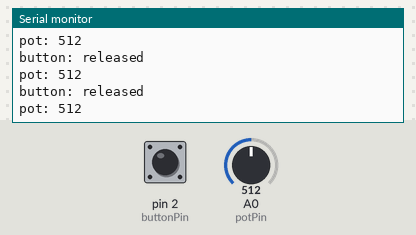
A sketch run on a simulated Arduino Uno, built with avr-gcc and run on an emulated ATmega328P. On the bench: the last lines printed to the serial monitor. The test bench sets the inputs (shaded band); at power-on: pin 2 (buttonPin) LOW, A0 (potPin) = 512.

Above: at 1.2 s.
1.3 s: pin 2 (buttonPin) pulled HIGH for 0.15 s
2.9 s: A0 (potPin) set to 716
At 3.0 s:
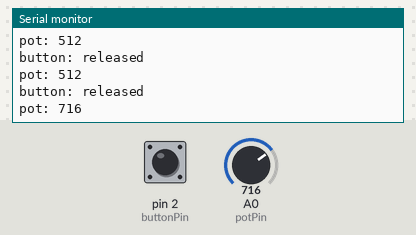
4.4 s: A0 (potPin) set to 900
At 4.4 s:
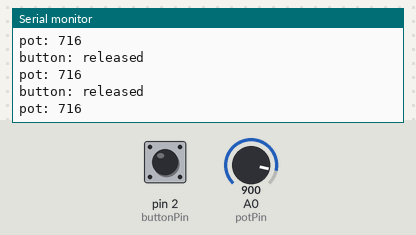
Timing chart, 0 to 7.4 s (numbered marks = the images above; inputs shaded):
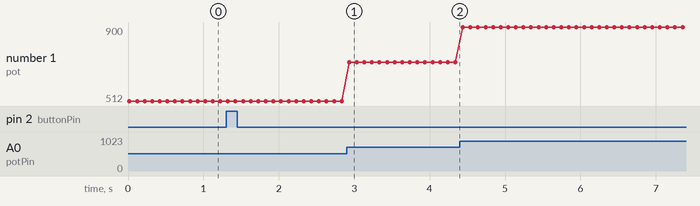

The sketch:

potinvaders.ino
```cpp
byte potPin = 0;
byte buttonPin = 2;
byte buttonState;

void setup() {
  Serial.begin(9600);
}

void loop() {
  buttonState = digitalRead(buttonPin);
  if (buttonState == HIGH) {
    Serial.println("button: pressed");
  } else {
    Serial.println("button: released");
  }
  Serial.print("pot: ");
  Serial.println(analogRead(potPin));
  delay(100);
}
```

Measured:
- after the input at 2.9 s, the serial monitor: prints a new line at once (image 1)
- plotted number 1: 512 → 716 after the input at 2.9 s, 716 → 900 after the input at 4.4 s
